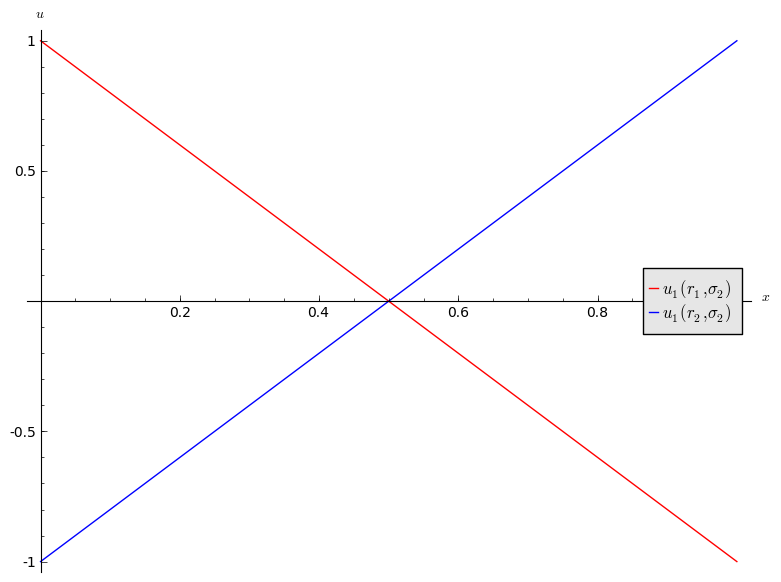

The script that saved this image:
# This file was *autogenerated* from the file L04-plot01.sage.
from sage.all_cmdline import *   # import sage library
_sage_const_2 = Integer(2); _sage_const_1 = Integer(1); _sage_const_0 = Integer(0)#!/usr/bin/env

p = plot(_sage_const_1 -_sage_const_2 *x,x,_sage_const_0 ,_sage_const_1 ,legend_label="$u_1(r_1,\sigma_2)$", color='red')
p += plot(_sage_const_2 *x-_sage_const_1 ,x,_sage_const_0 ,_sage_const_1 ,legend_label="$u_1(r_2, \sigma_2)$", color='blue')
p.axes_labels(['$x$','$u$'])
p.save("L04-plot01.png")
